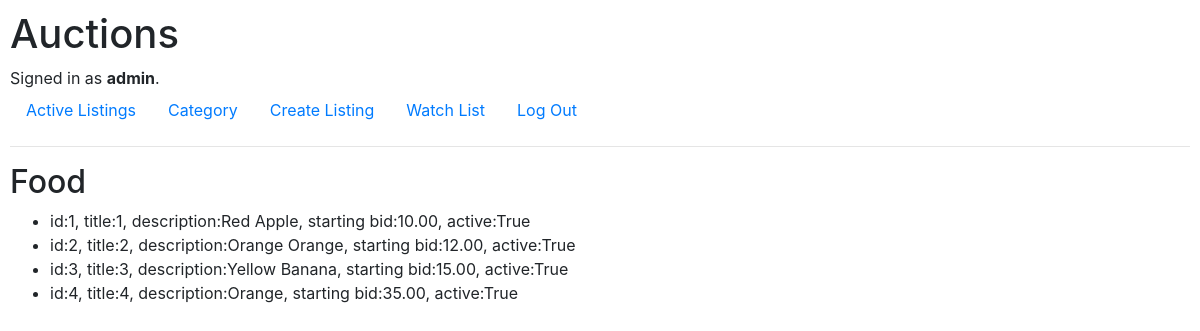
Screenshot of /category/Food (signed in) with the database file from the repository.
### auctions/models.py (models this page shows)
class User(AbstractUser):
    pass

class AuctionListing(models.Model):
    categories = [
        ("Fashion", "Fashion"),
        ("Toys", "Toys"),
        ("Electronic", "Electronic"),
        ("Home","Home"),
        ("Food","Food"),
    ]
    id = models.BigAutoField(primary_key=True)
    title = models.CharField(max_length=64)
    description = models.CharField(max_length=5000)
    starting_bid = models.DecimalField(decimal_places=2, max_digits=15)
    category = models.CharField(blank=True,max_length=64, choices=categories)
    image = models.ImageField(blank=True,upload_to="image")
    active = models.BooleanField()
    created = models.DateTimeField()
    createdby = models.ForeignKey(User,verbose_name="createdby",on_delete=models.CASCADE)
    def __str__(self) -> str:
        return f"id:{self.id}, title:{self.id}, description:{self.description}, starting bid:{self.starting_bid}, active:{self.active} "

### auctions/views.py (the view)
# urls.py: path("category/<str:filter>",views.filter, name="filter"),
def filter(request,filter):
    categories = ["Fashion", "Toys", "Electronic", "Home","Food"]
    if filter not in categories:
        print("invalid category")
        return render(request,"auctions/index.html")
    listings = AuctionListing.objects.filter(category=filter)
    return render(request,"auctions/category.html",
    {
        "listings":listings,
        "category":filter,
    })

### auctions/templates/auctions/category.html
{% extends "auctions/layout.html" %}
{% block body %}
<h2> {{ category}}</h2>
<ul>
    {% for listing in listings %}
    <li> {{ listing }}</li>
    {% endfor %}
</ul>
{% endblock %}

### auctions/templates/auctions/layout.html (shortened to what this page needs)
{% load static %}
<!DOCTYPE html>
<html lang="en">
    <head>
        <link rel="stylesheet" href="https://stackpath.bootstrapcdn.com/bootstrap/4.4.1/css/bootstrap.min.css">
        <link href="{% static 'auctions/styles.css' %}" rel="stylesheet">
    </head>
    <body>
        <h1>Auctions</h1>
        <div>
            {% if user.is_authenticated %}
                Signed in as <strong>{{ user.username }}</strong>.
            {% else %}
                Not signed in.
            {% endif %}
        </div>
        <ul class="nav">
            <li class="nav-item">
                <a class="nav-link" href="{% url 'index' %}">Active Listings</a>
            </li>
            <li class="nav-item">
                <a class="nav-link" href="{% url 'category' %}">Category</a>
            </li>
            {% if user.is_authenticated %}
                <li class="nav-item">
                    <a class="nav-link" href="{% url 'create_auction' %}">Create Listing</a>
                </li>
                <li class="nav-item">
                    <a class="nav-link" href="{% url 'watchlist' %}">Watch List</a>
                </li>
                <li class="nav-item">
                    <a class="nav-link" href="{% url 'logout' %}">Log Out</a>
                </li>
            {% endif %}
        </ul>
        <hr>
        {% block body %}
        {% endblock %}
    </body>
</html>

### auctions/static/auctions/styles.css (style rules this page uses)
body { padding: 10px; }

### rows the page displays
User: username "admin"
AuctionListing: id+description+starting_bid "id:1, title:1, description:Red Apple, starting bid:10.00, active:True"
AuctionListing: id+description+starting_bid "id:2, title:2, description:Orange Orange, starting bid:12.00, active:True"
AuctionListing: id+description+starting_bid "id:3, title:3, description:Yellow Banana, starting bid:15.00, active:True"
AuctionListing: id+description+starting_bid "id:4, title:4, description:Orange, starting bid:35.00, active:True"

### other values shown
{{ category }} "Food"
